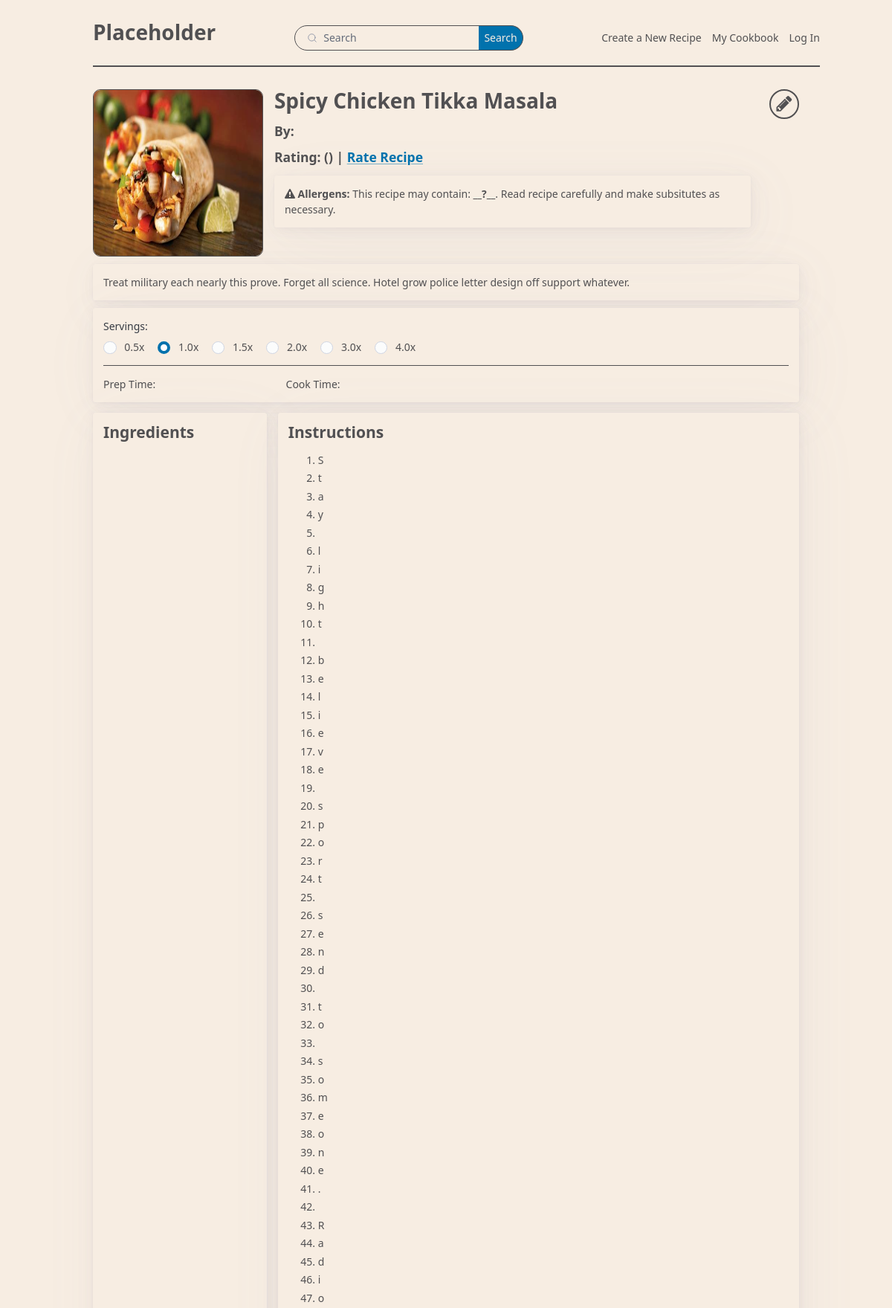
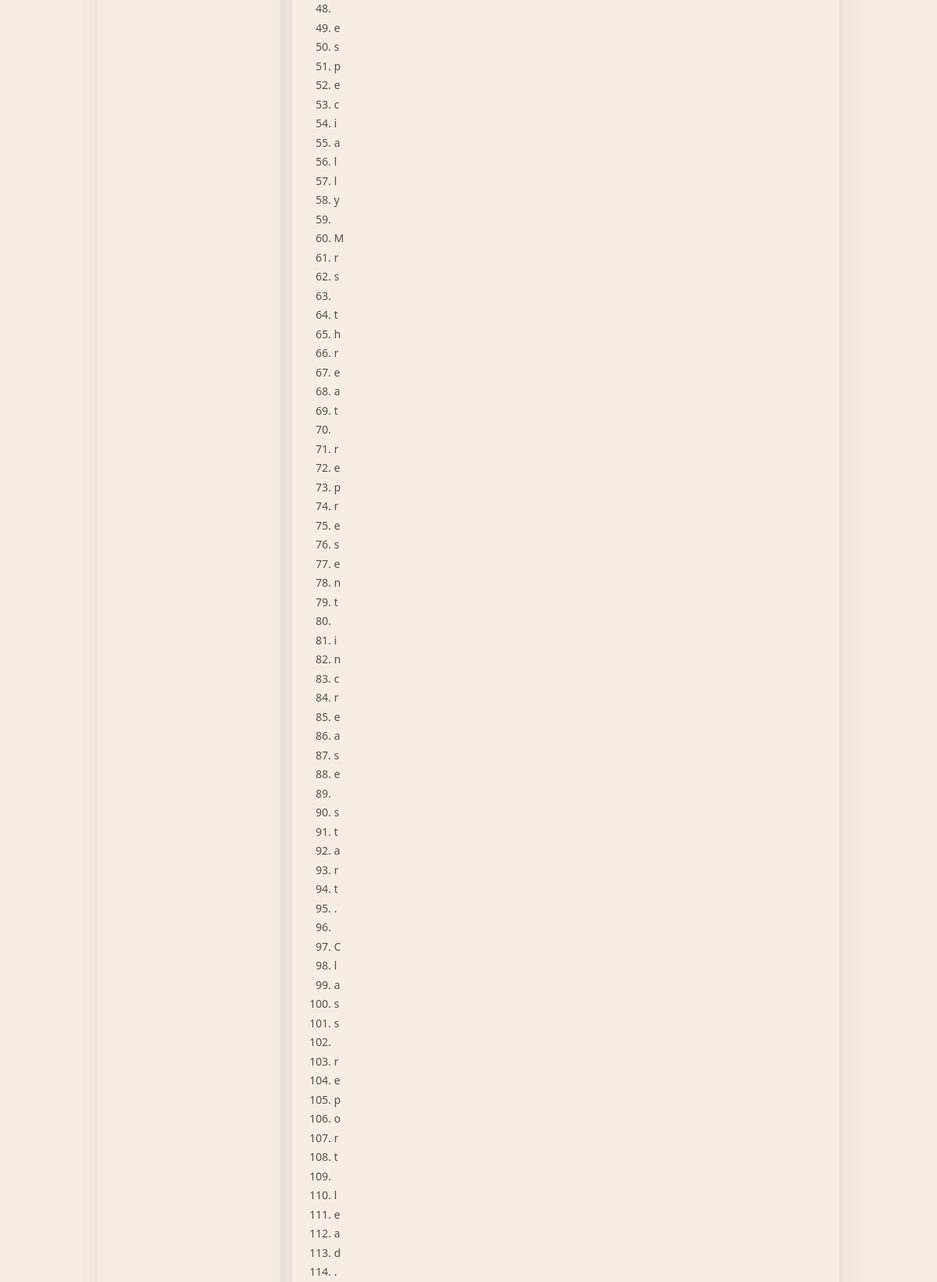
Page /recipe/11 (upper part) on the committed database (2 pictures, top to bottom).
### app.py (models this page shows, shortened)
class Recipe(db.Model):
    id:so.Mapped[int] = so.mapped_column(primary_key=True)
    name:so.Mapped[str] = so.mapped_column(index=True, default="Default name")
    meal:so.Mapped[str] = so.mapped_column(index=True, default="Default meal")
    servings:so.Mapped[int] = so.mapped_column(default=0)
    prepTime:so.Mapped[float] = so.mapped_column(default=-1.0)
    prepUnit:so.Mapped[str] = so.mapped_column(default="Default unit")
    cookTime:so.Mapped[float] = so.mapped_column(default=-1.0)
    cookUnit:so.Mapped[str] = so.mapped_column(default="Default unit")
    description:so.Mapped[str] = so.mapped_column(default="Default description")
    instructions:so.Mapped[str] = so.mapped_column(default="Default instructions")
    image:so.Mapped[str] = so.mapped_column(default='Default image string', unique=True)
    author_id:so.Mapped[int] = so.mapped_column(sa.ForeignKey(User.id))

### app.py (the view)
@app.route('/recipe/<id>')
def recipe_ex(id=0):
    stmt = sa.select(Recipe).where(Recipe.id == id)
    recipe = db.session.scalars(stmt).first()
    return render_template('recipe-template.html', r=recipe)

### templates/recipe-template.html (shortened to what this page needs)
{% extends "base.html" %}
{% block body %}
    <div class="recipe-top">
        <img class="recipe-img" title="Image of Food" src="{{ img }}/{{ r.image }}"/>
        <div>
            <h1>{{ r.name }}  </h1>
            <h4> By: {{ r.author_id.username }} </h4>
            <h4>
                Rating: {{ r.rating_disp }}
                ({{ r.reviews }}) |
                <a href="">Rate Recipe</a>
            </h4>
            <article>
                <span class="fa fa-exclamation-triangle" aria-hidden="true"></span>
                <b>Allergens:</b>
                This recipe may contain: <b>__?__</b>. Read recipe carefully and make subsitutes as necessary.
            </article>
        </div>
        <h2><a class="icon" href=""><span class="fa fa-pencil icon " aria-hidden="false"></span></a></h2>
    </div>
    <article class="description">
        {{ r.description }}
    </article>
    <article>
        <fieldset>
            <legend class="txt-color"> Servings: {{ r.serving }} </legend>
            <input type="radio" id="0.5x" name="servings" />
            <label htmlFor="0.5x">0.5x</label>
            <input type="radio" id="1.0x" name="servings" checked/>
            <label htmlFor="1.0x">1.0x</label>
            <input type="radio" id="1.5x" name="servings" />
            <label htmlFor="1.5x">1.5x</label>
            <input type="radio" id="2.0x" name="servings" />
            <label htmlFor="2.0x">2.0x</label>
            <input type="radio" id="3.0x" name="servings" />
            <label htmlFor="3.0x">3.0x</label>
            <input type="radio" id="4.0x" name="servings" />
            <label htmlFor="4.0x">4.0x</label>
        </fieldset>
        <hr/>
        Prep Time: {{ r.prep_time }} {{ r.prep_unit }} &emsp;&emsp;&emsp;&emsp;&emsp;&emsp;&emsp;&emsp;&emsp;&emsp;&emsp;&emsp;
        Cook Time: {{ r.cook_time }} {{ r.cook_unit }}
    </article>
    <div class="recipe-cols">
        <article>
            <h3> Ingredients </h3>
        </article>
        <article>
            <h3> Instructions </h3>
            <ol>
                {% for i in r.instructions %}
                    <li>{{ i }}</li>
                {% endfor %}
            </ol>
        </article>
    </div>
{% endblock %}

### templates/base.html (shortened to what this page needs)
{% set img = url_for('static', filename='recipeImages') %}
<!DOCTYPE html>
<html>
    <head>
        <link rel="stylesheet" href="https://cdn.jsdelivr.net/npm/@picocss/pico@2/css/pico.min.css">
        <link rel="stylesheet" href="{{ url_for('static', filename='style.css') }}">
        <link rel="stylesheet" href="https://cdnjs.cloudflare.com/ajax/libs/font-awesome/4.7.0/css/font-awesome.min.css">
    </head>
    <body>
        <main class="container">
            <nav class="top">
                <ul>
                    <li><a href="/"><strong><h1 class="link-txt-color">Placeholder</h1></strong></a></li>
                </ul>
                <ul>
                    <li>
                        <form role="search" class="search" action="/search">
                            <input name="search" type="search" placeholder="Search" class="search-color"/>
                            <input type="submit" value="Search" class="search-button"/>
                        </form>
                    </li>
                </ul>
                <ul>
                    <li><a href="/new-recipe" class="link-txt-color">Create a New Recipe</a></li>
                    <li><a href="/cookbook" class="link-txt-color">My Cookbook</a></li>
                    {% if current_user.is_anonymous %}
                        <li><a href="/log-in" class="link-txt-color">Log In</a></li>
                    {% else %}
                        <li><a href="" class="link-txt-color">Settings</a></li>
                        <li><a href="/log-out" class="link-txt-color">Log Out</a></li>
                    {% endif %}
                </ul>
            </nav>
            <div class="page">
                {% block body %}{% endblock %}
            </div>
        </main>
    </body>
</html>

### static/style.css (style rules this page uses)
:root { --item-width: 225px; --item-height: 200px; --font-size: 14px; font-size: var(--font-size); --border-rad: 10px; }
@media only screen and (prefers-color-scheme: light) { :root:not([data-theme]) { --back-color: #f7ede2; background-color: var(--back-color); --text-color: #515052; color: var(--text-color); } }
.top { border-bottom: solid var(--text-color) 2px; position: fixed; width: 81.5%; background: var(--back-color); padding-top: 14px; z-index: 99; }
.page { margin-top: 120px; }
.container { padding-top: 0.1px; }
.search { margin: 0px; }
.search-color { background-color: var(--back-color); border: solid var(--text-color) 1px; }
.search-button { color: var(--back-color); border: solid var(--text-color) 1px; border-left: 0px; }
.link-txt-color { color:var(--text-color); text-decoration: none; }
label, li { color: var(--text-color); }
.recipe-img { border: solid var(--text-color) 1px; border-radius: var(--border-rad); width: 300px; height: 225px; }
hr { border-top: solid var(--text-color) 1px; }
.description { margin-top: 10px; margin-bottom: 10px; }
span.icon { width: 40px; height: 40px; border-radius: 20px; display: flex; justify-content: center; align-items: center; border: solid var(--text-color) 2px; color:var(--text-color); text-decoration: none; margin-left: 10px; }
a.icon { text-decoration: none; }
.recipe-cols { display: grid; grid-template-columns: 1fr 3fr; grid-template-rows: 1fr; grid-column-gap: 15px; grid-row-gap: 0px; }
.recipe-top { display: grid; grid-template-columns: 5fr 14fr 1fr; grid-template-rows: 1fr; grid-column-gap: 15px; grid-row-gap: 0px; }
h1, h2, h3, h4, h6 { color: var(--text-color); }
article { background-color: var(--back-color); }

### rows in the picture
Recipe: image (picture), name "Spicy Chicken Tikka Masala", description "Treat military each nearly this prove. Forget all science. Hotel grow police letter design off support whatever."

### other values in the picture
{{ i }} "S" "t" "a" "y" "l" "i" "g" "h" "t" "b" "e" "l" "i" "e" "v" "e" "s" "p" "o" "r" "t" "s" "e" "n" "d" "t" "o" "s" "o" "m" "e" "o" "n" "e" "." "R" "a" "d" "i" "o" "e" "s" "p" "e" "c" "i" "a" "l" "l" "y" "M" "r" "s" "t" "h" "r" "e" "a" "t" "r" "e" "p" "r" "e" "s" "e" "n" "t" "i" "n" "c" "r" "e" "a" "s" "e" "s" "t" "a" "r" "t" "." "C" "l" "a" "s" "s" "r" "e" "p" "o" "r" "t" "l" "e" "a" "d" "."
